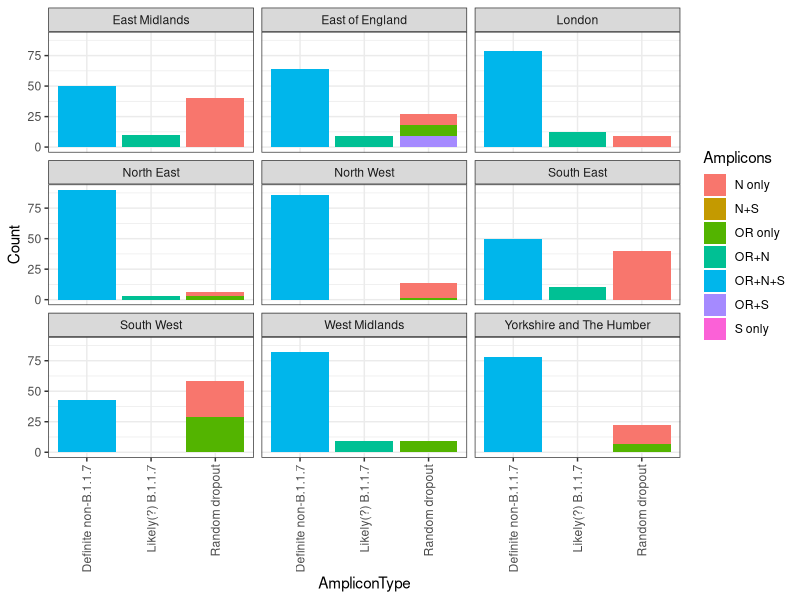
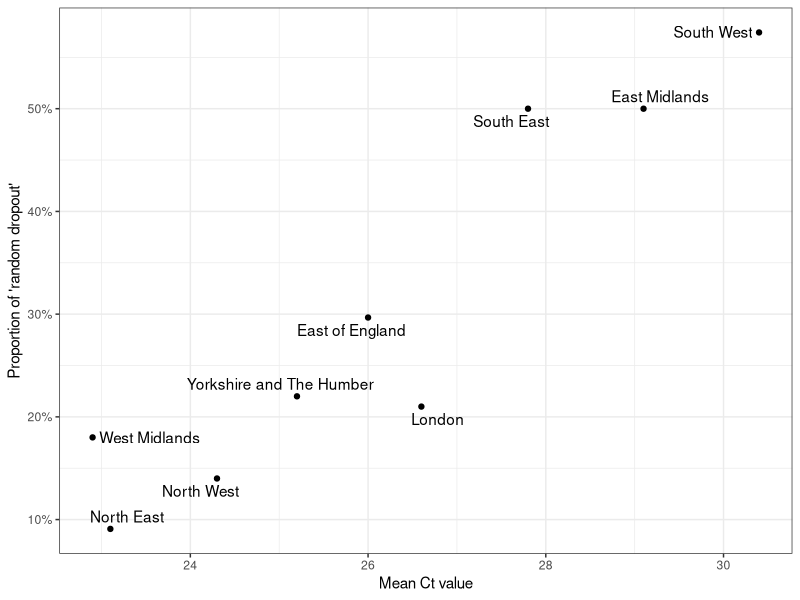
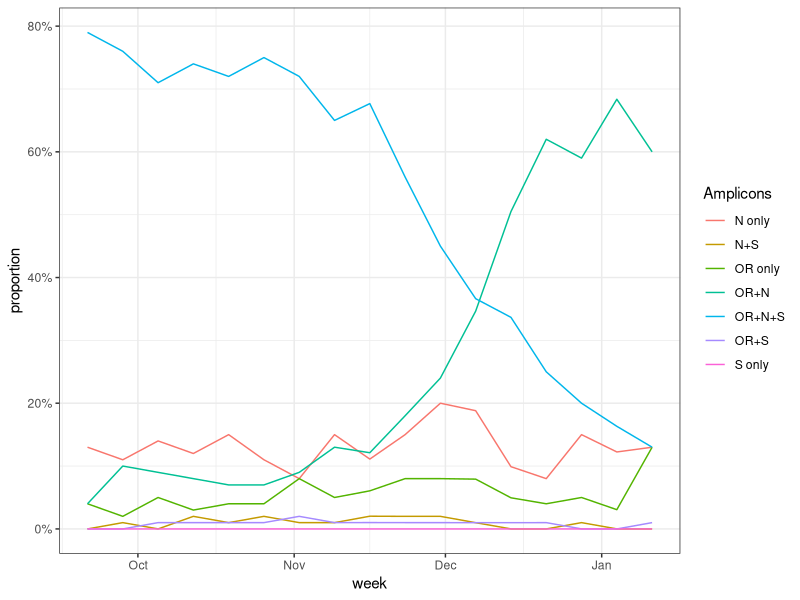
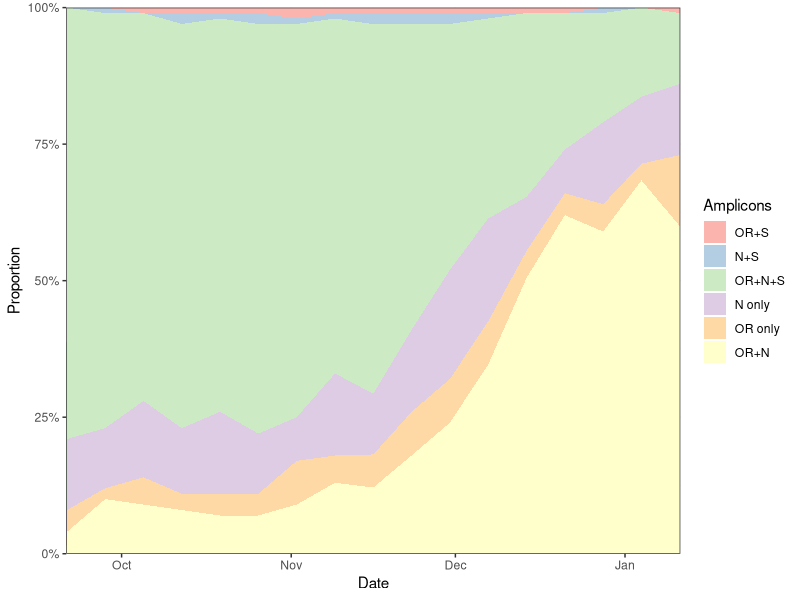
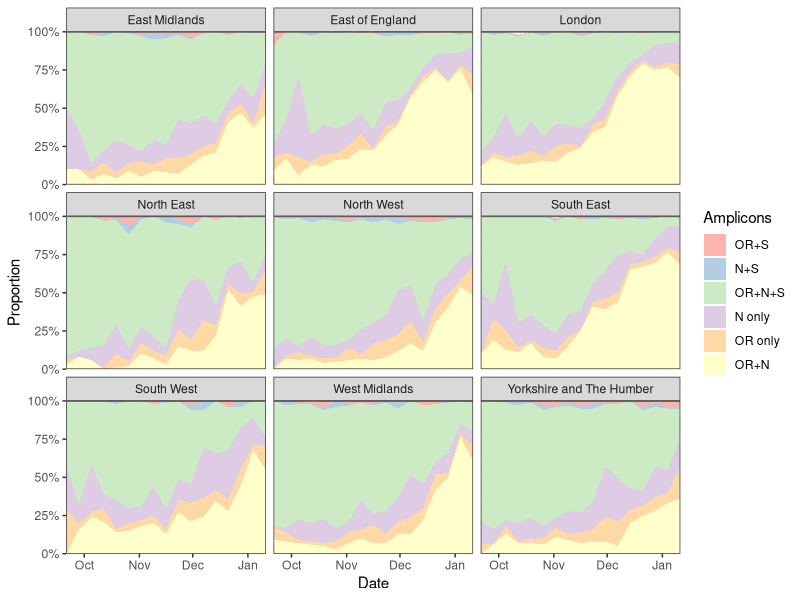
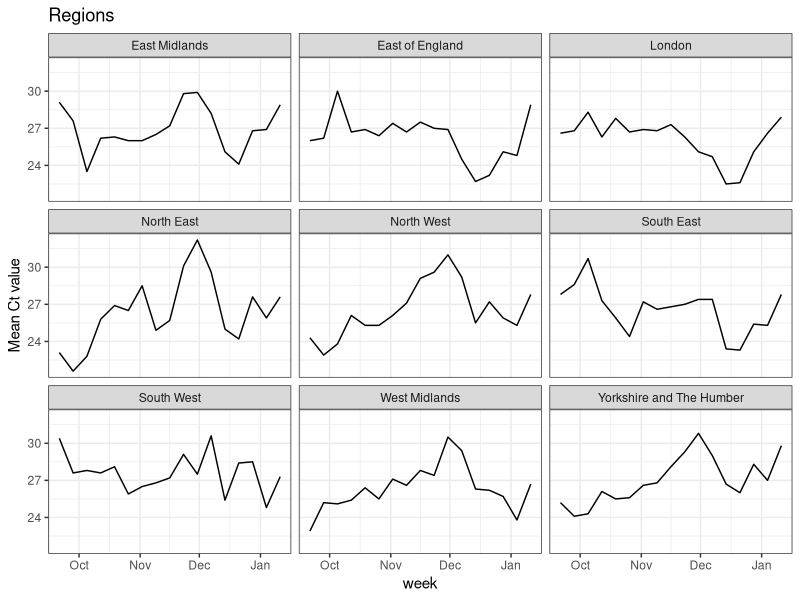
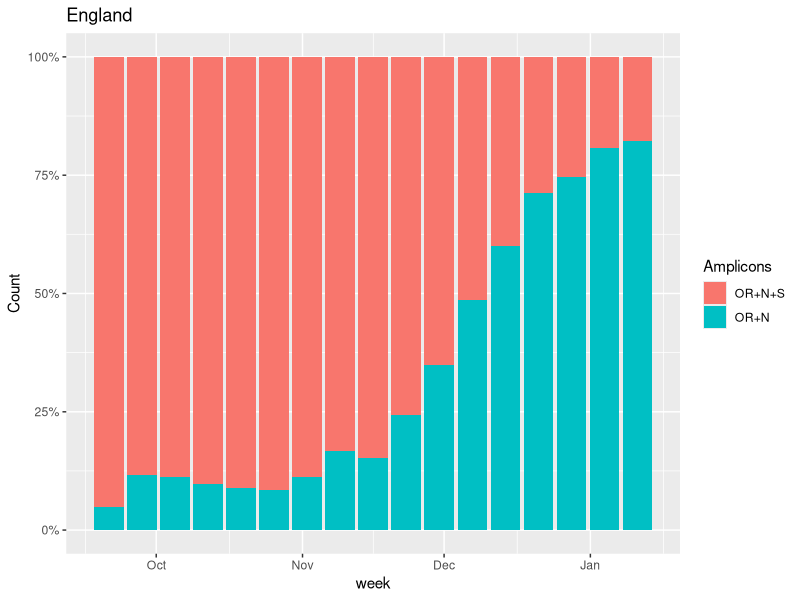
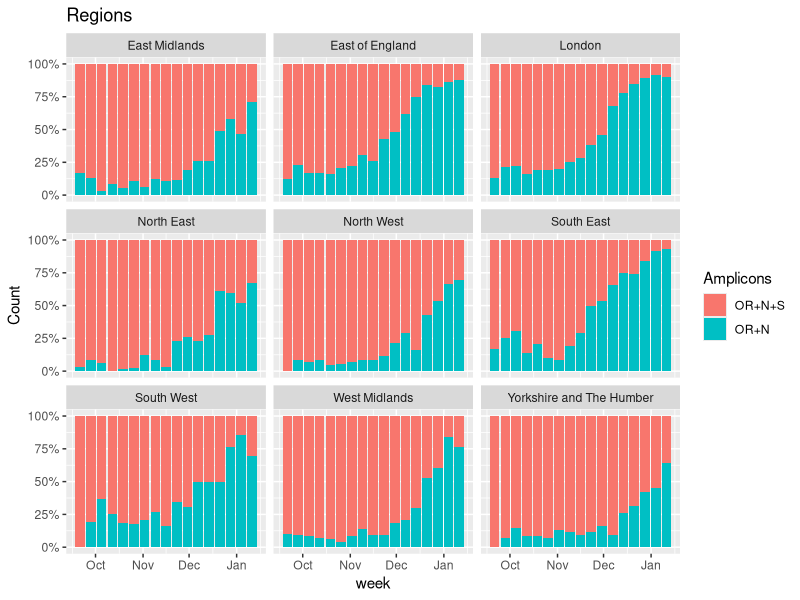

These figures' R source, in order:
## ---- chunk 1
library(ggrepel)
library(tidyverse)
library(lubridate)
data = read_csv("ons_ct.csv") %>% mutate(week=dmy(`Week started`)) %>% select(`N only`, `OR only`, `S only`, `OR+N` ,`OR+S`, `N+S`, `OR+N+S`,`Region`,`RegionType`,week) %>% pivot_longer(c(-week,-Region,-RegionType),names_to="Amplicons",values_to="Count")



data_ct = read_csv("ons_ct.csv") %>% mutate(week=dmy(`Week started`)) %>% select(`week`,`Region`,`RegionType`,contains("Percentile"), `Mean`)


## ---- chunk 2
subset = data %>% filter(week=="2020-09-21") %>% filter(RegionType=="EnglandRegion") %>% mutate(AmpliconType = case_when(
 Amplicons %in% c("N only","N+S","OR only","OR+S","S only") ~ "Random dropout",
  Amplicons == "OR+N+S" ~ "Definite non-B.1.1.7",
  Amplicons == "OR+N" ~ "Likely(?) B.1.1.7"
))
                                                                                                
                                                                                                
ggplot(subset,aes(x=AmpliconType,y=Count,fill=Amplicons))+geom_bar(stat="identity")+facet_wrap(~Region)+theme_bw()+ theme(axis.text.x = element_text(angle = 90, vjust = 0.5, hjust=1))
## ---- chunk 3
# Exclude suspected B.1.1.7 from the data
subset = data %>% filter(week=="2020-09-21") %>% filter(RegionType=="EnglandRegion") %>% filter(Amplicons!="OR+S")

#Calculate the proportion with "no random dropout", then invert to get proportion of "random dropout"
subset =subset %>% group_by(Region) %>% mutate(proportion = Count/sum(Count)) %>% filter(Amplicons=="OR+N+S") %>% mutate(RandomDropout=1-proportion)

subset_cts = data_ct %>% filter(week=="2020-09-21") %>% filter(RegionType=="EnglandRegion")

both <- inner_join(subset,subset_cts) 

ggplot(both,aes(x=Mean,y=RandomDropout,label=Region))+geom_point()+labs(x="Mean Ct value",y="Proportion of 'random dropout'")+geom_text_repel()+theme_bw()+scale_y_continuous(labels=scales::percent)+labs("Relationship between Ct and levels of random dropout in September")
## ---- chunk 4
data = data %>% group_by(Region,week) %>% mutate(proportion = Count/sum(Count)) 

ggplot(data%>% filter(Region=="England"), aes(x=week,y=proportion,color=Amplicons))+geom_line()+theme_bw()+scale_y_continuous(labels=scales::percent)


data$Amplicons = factor(as.character(data$Amplicons),levels = c("S only","OR+S","N+S","OR+N+S","N only","OR only","OR+N"))

ggplot(data%>% filter(Region=="England")%>% filter(Amplicons!="S only"), aes(x=week,y=proportion,fill=Amplicons))+geom_area()+theme_bw()+scale_y_continuous(expand=c(0,0),labels=scales::percent)+scale_fill_brewer(type="qual",palette=4)+labs(x="Date",y="Proportion")+scale_x_date(expand=c(0,0))

ggsave("plot.pdf",width=5,height=3)


ggplot(data%>% filter(RegionType=="EnglandRegion")%>% filter(Amplicons!="S only"), aes(x=week,y=proportion,fill=Amplicons))+geom_area()+theme_bw()+scale_y_continuous(expand=c(0,0),labels=scales::percent)+scale_fill_brewer(type="qual",palette=4)+labs(x="Date",y="Proportion")+scale_x_date(expand=c(0,0)) +facet_wrap(~Region)




## ---- chunk 5
ggplot(data_ct%>% filter(RegionType=="EnglandRegion"),aes(x=week, y=Mean))+geom_line() +labs(title="Regions")+facet_wrap(~Region)+theme_bw()+labs(y="Mean Ct value")

## ---- chunk 6
ggplot(data%>% filter(Region=="England",Amplicons %in% c("OR+N+S","OR+N")),aes(x=week, fill=Amplicons,y=Count))+geom_bar(stat="identity",position="fill")+scale_y_continuous(labels=scales::percent) +labs(title="England")

ggplot(data%>% filter(RegionType=="EnglandRegion",Amplicons %in% c("OR+N+S","OR+N")),aes(x=week, fill=Amplicons,y=Count))+geom_bar(stat="identity",position="fill")+scale_y_continuous(labels=scales::percent) +labs(title="Regions")+facet_wrap(~Region)


## ---- chunk 7
data = data %>% mutate(B117_incompatible = grepl('S',Amplicons))

ggplot(data%>% filter(Region=="England",Amplicons %in% c("OR+N+S","OR+N")),aes(x=week, fill=B117_incompatible,y=Count))+geom_bar(stat="identity",position="fill")+scale_y_continuous(labels=scales::percent) +labs(title="England")

ggplot(data%>% filter(RegionType=="EnglandRegion",Amplicons %in% c("OR+N+S","OR+N")),aes(x=week, fill=B117_incompatible,y=Count))+geom_bar(stat="identity",position="fill")+scale_y_continuous(labels=scales::percent) +labs(title="Regions")+facet_wrap(~Region)
